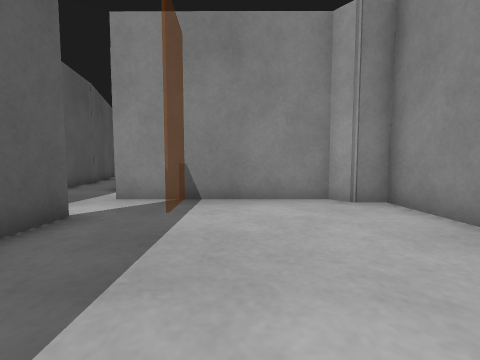
view 1 (above)

24 first-person views from a walk through a world built for the Gazebo simulator. The camera is 0.5 m above the floor, tilts 4° down and sees 90° across. The floor is counted in squares, 0.5 m on a side. Each view is taken from the middle of a square. On the plan, view 1 faces up. The plan holds only what a view shows up to about 10 squares ahead; the rest is blank. The place goes on beyond the plan. The robots in the file are not drawn.

view 2
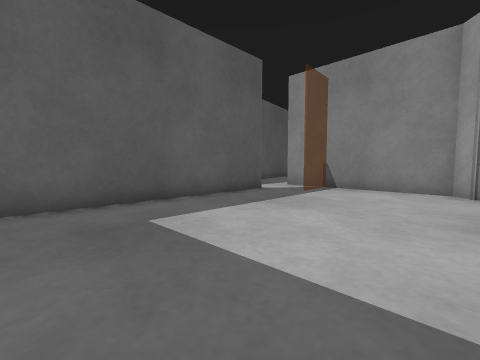

view 3
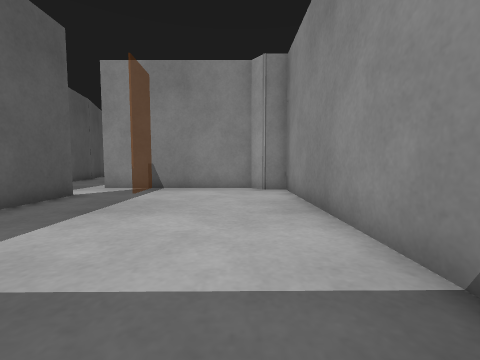

view 4
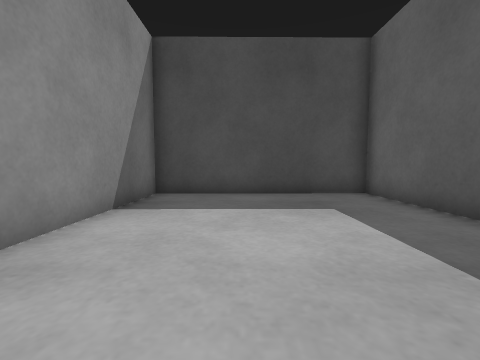

view 5
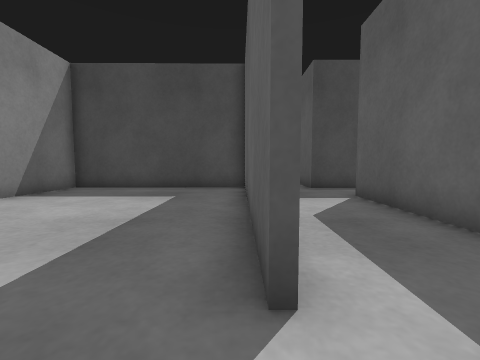

view 6
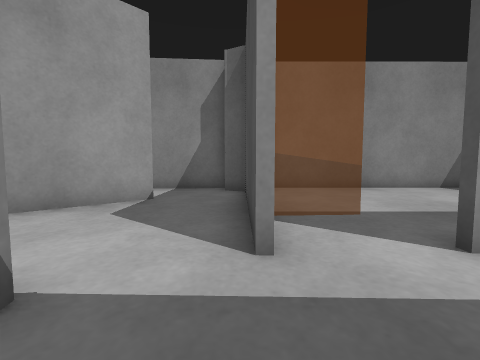

view 7
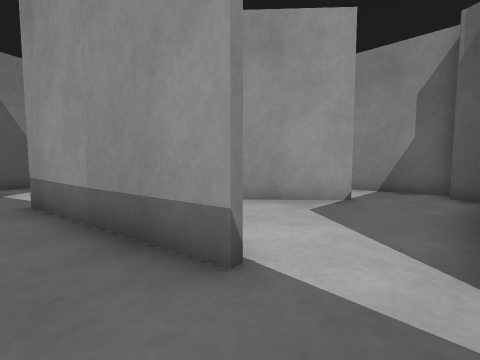

view 8
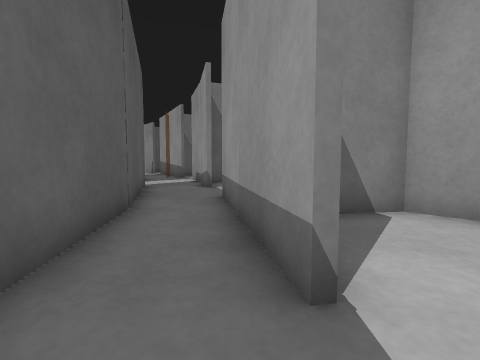

view 9
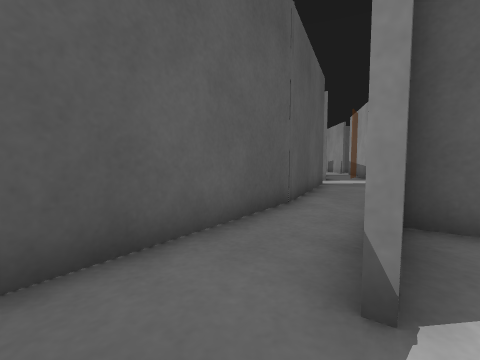

view 10
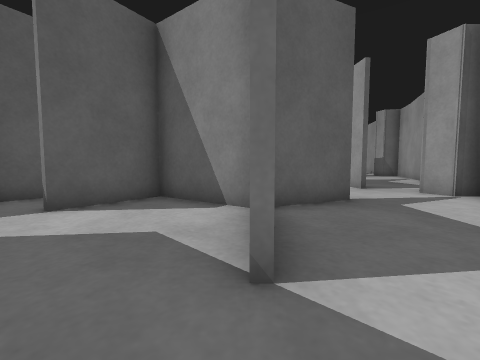

view 11
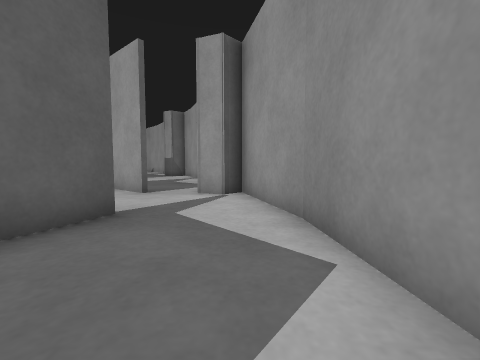

view 12
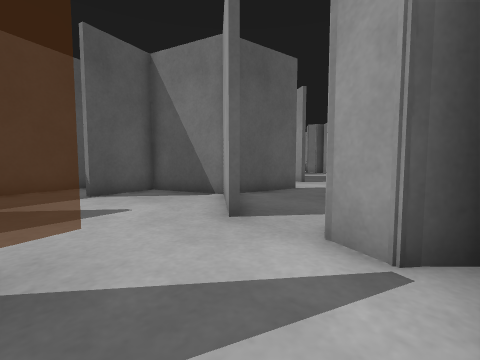

view 13
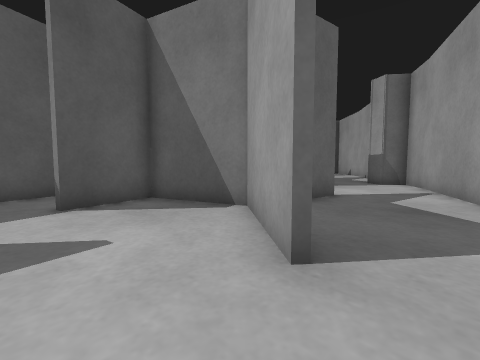

view 14
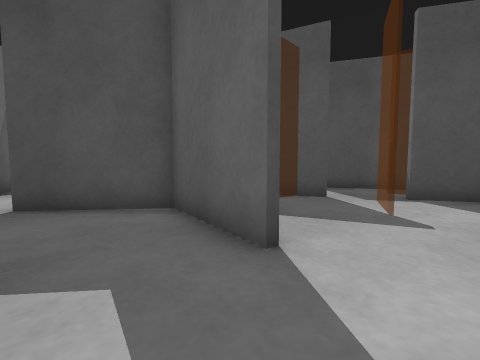

view 15
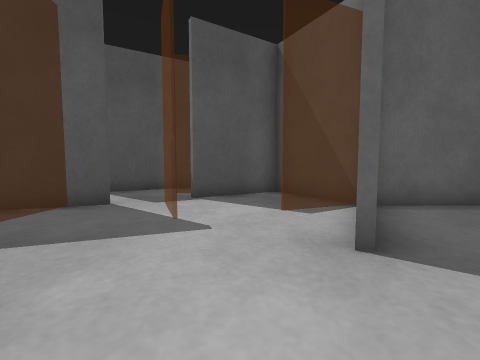

view 16
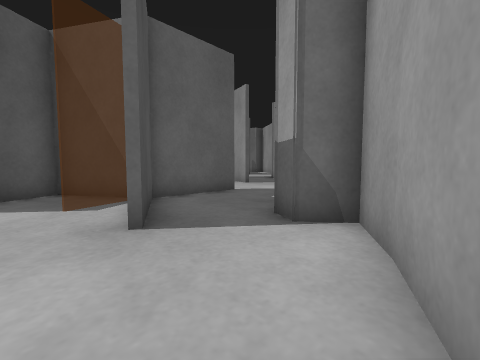

view 17
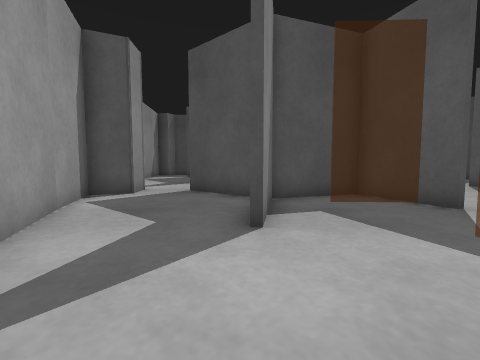

view 18
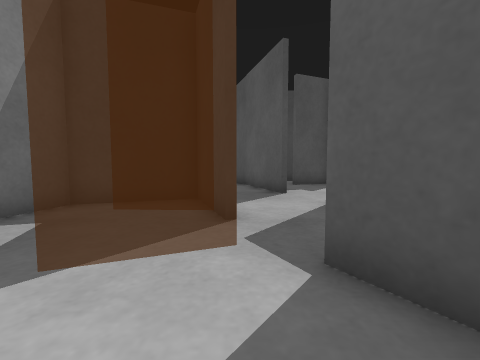

view 19
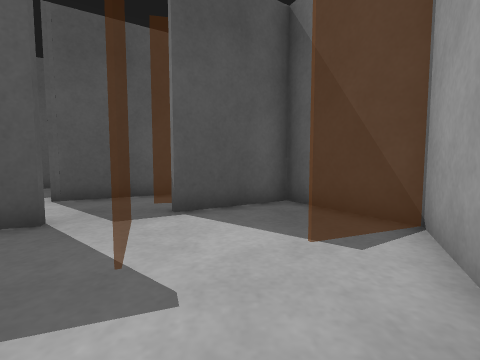

view 20
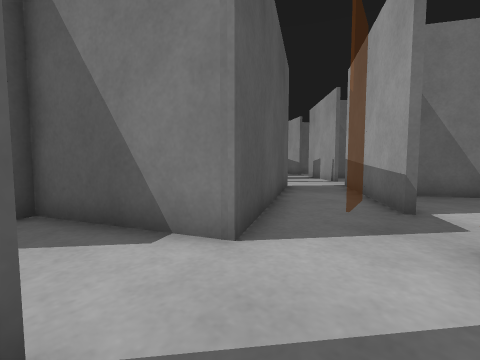

view 21
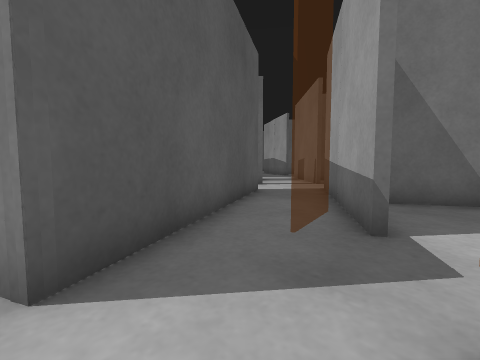

view 22
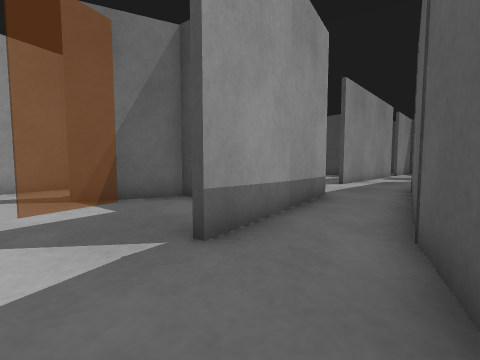

view 23
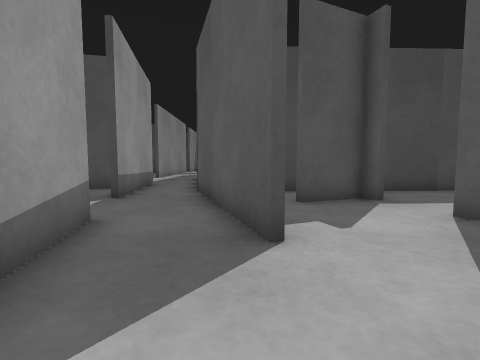

view 24
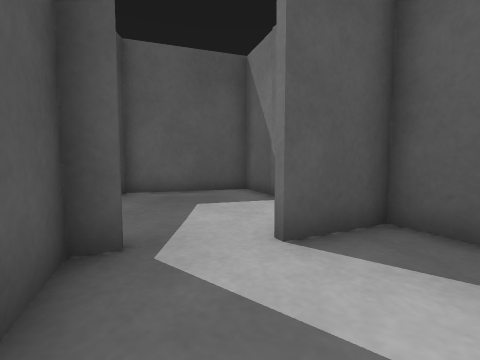

### Floor plan
Points are (right, up) in squares from view 1. A wall is a line through its corners. A room is listed if a view was taken in it or the views show most of it. See-through windows are left out.
Room 1 (views 1, 2, 3, 4, 5)
walls: (-3.2, 4.5) (-3.2, -4) (3.8, -3.9) (3.7, 6.1) (2.9, 6.1) (2.4, 6.7); (2.5, 6.6) (-3.4, 6.6)
ways out: opening at (-3, 5.5)
Room 2 (views 6, 7, 8, 9, 10)
walls: (-3.6, 6.8) (1.4, 6.8); (0.7, 9.4) (-1.7, 12); (-1.6, 11.9) (-4.8, 11.4) (-4.3, 8.6); (-6.8, 8.5) (-6.4, 6); (2.4, 6.7) (2.9, 7.6); (3.6, 7.5) (3.4, 9.7)
ways out: opening at (2, 10) to room 3; opening at (-6, 8) to room 6; opening at (-4.5, 7)
Room 3 (views 11, 12, 13)
walls: (-0.4, 14.8) (-1.3, 12.3); (-1.2, 18) (-3.9, 20.2); (-2, 18.9) (-1.1, 18.1); (-4.1, 11.7) (-1.6, 12.1) (-0.6, 14.9); (1.5, 17.7) (0.6, 18) (0.6, 19.1); (3.2, 14.2) (2.1, 18.3); (-3.8, 20.1) (-6.7, 19.1) (-6.1, 16.8); (3.4, 9.7) (3.1, 14.4)
ways out: opening at (2, 10) to room 2; opening at (-0.5, 18.5) to room 4; opening at (-5, 15.5) to room 6
Room 4 (views 14, 15, 16, 17, 18, 19)
walls: (-3.1, 23.4) (-3.7, 20.1); (-5.8, 26.9) (-7.7, 27.9) (-10.4, 26.3) (-8.8, 23.6); (-3.9, 20.2) (-3.3, 23.4); (-3.7, 20.2) (-2, 18.9); (-7.8, 21.9) (-6.8, 19.3); (-1.6, 27.8) (-2.4, 29.2) (-3.2, 28.5) (-3.8, 28.9); (-7, 19.2) (-3.9, 20.3); (-7.6, 29.6) (-7.6, 28.1) (-4.5, 26.5); (0.6, 19.1) (1.9, 19.6) (-1.6, 28)
ways out: opening at (-0.5, 18.5) to room 3; opening at (-8.5, 23) to room 5; gap at (-8, 22) to room 5
Room 5 (views 20, 21, 23, 24)
walls: (-9, 23.5) (-12.2, 28.9); (-13.9, 26.9) (-10.2, 20.1) (-13.9, 18.4) (-13, 16.5); (-9.4, 18.1) (-9.1, 17.2); (-6.7, 18) (-7, 19.2); (-11.4, 14.6) (-10.5, 15)
ways out: opening at (-8.5, 23) to room 4; gap at (-8, 22) to room 4; opening at (-8, 17) to room 6; opening at (-12, 16); gap at (-12, 29)
Room 6 (view 22)
walls: (-7.5, 12.4) (-6.8, 8.5); (-6.3, 16.8) (-6.7, 18); (-9.1, 17.2) (-7.4, 12.2); (-4.5, 8.6) (-5.5, 14.2)
ways out: opening at (-6, 8) to room 2; opening at (-5, 15.5) to room 3; opening at (-8, 17) to room 5

Where each view was taken, in squares from view 1:
view 1: 0 up, 0 right, facing up
view 2: 3 down, 3 right, facing up-left
view 3: 3 down, 2 right, facing up
view 4: 4 up, 1 right, facing down
view 5: 6 up, 3 left, facing down
view 6: 7 up, 6 left, facing right
view 7: 7 up, 6 left, facing up-right
view 8: 7 up, 5 left, facing up
view 9: 7 up, 4 left, facing up-left
view 10: 8 up, 2 right, facing up-left
view 11: 10 up, 2 right, facing up
view 12: 15 up, 2 right, facing up-left
view 13: 16 up, 0 right, facing up-left
view 14: 25 up, 1 left, facing down-left
view 15: 25 up, 2 left, facing left
view 16: 25 up, 1 left, facing up-left
view 17: 27 up, 3 left, facing down
view 18: 26 up, 8 left, facing down
view 19: 25 up, 4 left, facing left
view 20: 18 up, 8 left, facing up-left
view 21: 20 up, 8 left, facing up-left
view 22: 16 up, 8 left, facing down-right
view 23: 21 up, 9 left, facing down
view 24: 16 up, 10 left, facing left
